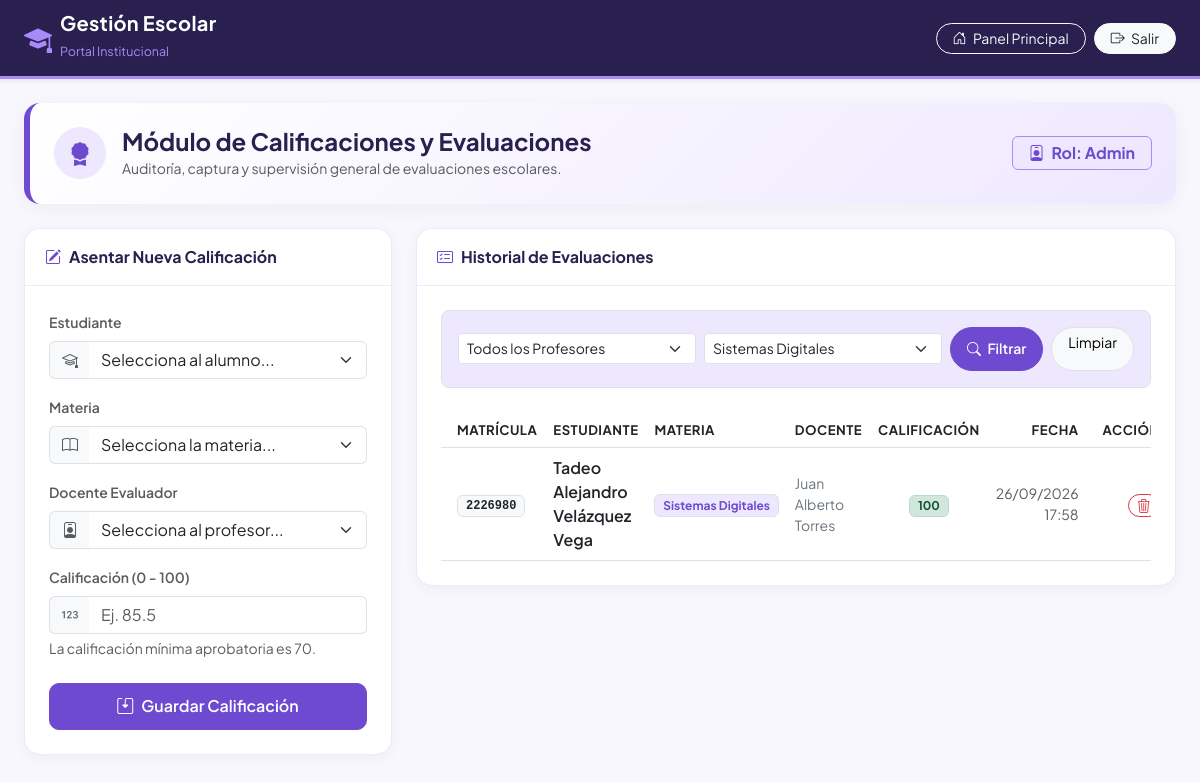
The app's page /calificaciones.php?filtro_materia=2 (signed in) with its own data.
### tables this page shows
CREATE TABLE `calificaciones` (
  `IdCalificacion` int NOT NULL AUTO_INCREMENT,
  `Matricula` int DEFAULT NULL,
  `IdMateria` int DEFAULT NULL,
  `IdProfesor` int DEFAULT NULL,
  `Calificacion` decimal(5,2) NOT NULL,
  `FechaRegistro` datetime DEFAULT CURRENT_TIMESTAMP,
  PRIMARY KEY (`IdCalificacion`),
  KEY `Matricula` (`Matricula`),
  KEY `IdMateria` (`IdMateria`),
  KEY `IdProfesor` (`IdProfesor`),
  CONSTRAINT `calificaciones_ibfk_1` FOREIGN KEY (`Matricula`) REFERENCES `alumnos` (`Matricula`),
  CONSTRAINT `calificaciones_ibfk_2` FOREIGN KEY (`IdMateria`) REFERENCES `materias` (`IdMateria`),
  CONSTRAINT `calificaciones_ibfk_3` FOREIGN KEY (`IdProfesor`) REFERENCES `profesores` (`IdProfesor`)
);

CREATE TABLE `alumnos` (
  `Matricula` int NOT NULL,
  `Nombre` varchar(100) NOT NULL,
  `Apellidos` varchar(100) NOT NULL,
  `IdUsuario` int DEFAULT NULL,
  PRIMARY KEY (`Matricula`),
  KEY `IdUsuario` (`IdUsuario`),
  CONSTRAINT `alumnos_ibfk_1` FOREIGN KEY (`IdUsuario`) REFERENCES `usuarios` (`IdUsuario`)
);

CREATE TABLE `materias` (
  `IdMateria` int NOT NULL AUTO_INCREMENT,
  `NombreMateria` varchar(100) NOT NULL,
  `Creditos` int NOT NULL,
  PRIMARY KEY (`IdMateria`)
);

CREATE TABLE `profesores` (
  `IdProfesor` int NOT NULL AUTO_INCREMENT,
  `NumeroEmpleado` int NOT NULL,
  `Nombre` varchar(100) NOT NULL,
  `Apellidos` varchar(100) NOT NULL,
  `IdUsuario` int DEFAULT NULL,
  PRIMARY KEY (`IdProfesor`),
  UNIQUE KEY `NumeroEmpleado` (`NumeroEmpleado`),
  KEY `IdUsuario` (`IdUsuario`),
  CONSTRAINT `profesores_ibfk_1` FOREIGN KEY (`IdUsuario`) REFERENCES `usuarios` (`IdUsuario`)
);

### calificaciones.php (the view, shortened to what the rows shown need)
<?php
include("conexion.php");
$filtro_materia = (isset($_GET['filtro_materia']) && $_GET['filtro_materia'] !== '') ? intval($_GET['filtro_materia']) : null;
$filtro_profesor = (isset($_GET['filtro_profesor']) && $_GET['filtro_profesor'] !== '') ? intval($_GET['filtro_profesor']) : null;
$tipos = "";
$params = [];
if ($_SESSION['rol'] == 'Alumno' || $_SESSION['rol'] == 'Estudiante') {
    $correo_actual = $_SESSION['correo'];
    $sql_base = "SELECT c.IdCalificacion, a.Matricula, a.Nombre AS NombreAlumno, a.Apellidos AS ApellidosAlumno,
                        m.NombreMateria, p.Nombre AS NombreProfesor, p.Apellidos AS ApellidosProfesor,
                        c.Calificacion, c.FechaRegistro
                 FROM Calificaciones c
                 JOIN Alumnos a ON c.Matricula = a.Matricula
                 JOIN Materias m ON c.IdMateria = m.IdMateria
                 JOIN Profesores p ON c.IdProfesor = p.IdProfesor
                 JOIN Usuarios u ON a.IdUsuario = u.IdUsuario
                 WHERE u.Correo = ?";
    $tipos .= "s";
    $params[] = $correo_actual;
    if ($filtro_materia !== null) {
        $sql_base .= " AND c.IdMateria = ?";
        $tipos .= "i";
        $params[] = $filtro_materia;
    }
    if ($filtro_profesor !== null) {
        $sql_base .= " AND c.IdProfesor = ?";
        $tipos .= "i";
        $params[] = $filtro_profesor;
    }
} else {
    $sql_base = "SELECT c.IdCalificacion, a.Matricula, a.Nombre AS NombreAlumno, a.Apellidos AS ApellidosAlumno,
                        m.NombreMateria, p.Nombre AS NombreProfesor, p.Apellidos AS ApellidosProfesor,
                        c.Calificacion, c.FechaRegistro
                 FROM Calificaciones c
                 JOIN Alumnos a ON c.Matricula = a.Matricula
                 JOIN Materias m ON c.IdMateria = m.IdMateria
                 JOIN Profesores p ON c.IdProfesor = p.IdProfesor
                 WHERE 1=1";
    if ($filtro_materia !== null) {
        $sql_base .= " AND c.IdMateria = ?";
        $tipos .= "i";
        $params[] = $filtro_materia;
    }
}
$sql_base .= " ORDER BY c.FechaRegistro DESC";
$stmt_cal_hist = $conexion->prepare($sql_base);
if ($stmt_cal_hist) {
    if (!empty($params)) {
        $stmt_cal_hist->bind_param($tipos, ...$params);
    }
    $stmt_cal_hist->execute();
    $resultado_calificaciones = $stmt_cal_hist->get_result();
} else {
    $resultado_calificaciones = false;
}
?>
<!DOCTYPE html>
<html lang="es">
<head>
    <link href="https://cdn.jsdelivr.net/npm/bootstrap@5.3.0/dist/css/bootstrap.min.css" rel="stylesheet">
    <link rel="stylesheet" href="https://cdn.jsdelivr.net/npm/bootstrap-icons@1.11.3/font/bootstrap-icons.min.css">
</head>
<body>
    <div class="container-fluid px-4 py-4">
        <div class="hero-banner p-4 mb-4">
            <div class="d-flex flex-wrap align-items-center justify-content-between gap-3">
                <div class="d-flex align-items-center gap-3">
                    <div>
                        <h2 class="h4 fw-bold mb-0" style="color: var(--app-dark);">Módulo de Calificaciones y Evaluaciones</h2>
                    </div>
                </div>
            </div>
        </div>
        <div class="row g-4">
            <div class="<?php echo ($_SESSION['rol'] == 'Admin' || $_SESSION['rol'] == 'Profesor') ? 'col-lg-8' : 'col-lg-12'; ?>">
                <div class="card card-custom">
                    <div class="card-body p-4">
                        <div class="table-responsive">
                            <table class="table table-hover align-middle mb-0 table-custom">
                                <thead>
                                    <tr>
                                        <th class="ps-3">Matrícula</th>
                                        <th>Estudiante</th>
                                        <th>Materia</th>
                                        <th>Docente</th>
                                        <th class="text-center">Calificación</th>
                                        <th class="pe-3 text-end">Fecha</th>
                                        <?php if($_SESSION['rol'] == 'Admin' || $_SESSION['rol'] == 'Profesor') { ?>
                                            <th class="pe-3 text-end">Acción</th>
                                        <?php } ?>
                                    </tr>
                                </thead>
                                <tbody>
                                    <?php if ($resultado_calificaciones && $resultado_calificaciones->num_rows > 0) {
                                        while($row = $resultado_calificaciones->fetch_assoc()) { ?>
                                            <tr>
                                                <td class="ps-3">
                                                    <span class="badge bg-light text-dark border font-monospace px-2 py-1">
                                                        <?php echo htmlspecialchars($row['Matricula']); ?>
                                                    </span>
                                                </td>
                                                <td class="fw-semibold text-dark">
                                                    <?php echo htmlspecialchars($row['NombreAlumno'] . " " . $row['ApellidosAlumno']); ?>
                                                </td>
                                                <td>
                                                    <span class="badge border" style="background-color: var(--app-light); color: var(--app-primary);">
                                                        <?php echo htmlspecialchars($row['NombreMateria']); ?>
                                                    </span>
                                                </td>
                                                <td class="text-secondary small">
                                                    <?php echo htmlspecialchars($row['NombreProfesor'] . " " . $row['ApellidosProfesor']); ?>
                                                </td>
                                                <td class="text-center">
                                                    <?php
                                                        $n = floatval($row['Calificacion']);
                                                        $cls_n = ($n >= 70) ? 'badge-nota-aprobada' : 'badge-nota-reprobada';
                                                    ?>
                                                    <span class="badge <?php echo $cls_n; ?> px-2 py-1 fw-bold">
                                                        <?php echo $n; ?>
                                                    </span>
                                                </td>
                                                <td class="pe-3 text-end small text-muted">
                                                    <?php echo date("d/m/Y H:i", strtotime($row['FechaRegistro'])); ?>
                                                </td>
                                                <?php if($_SESSION['rol'] == 'Admin' || $_SESSION['rol'] == 'Profesor') { ?>
                                                    <td class="pe-3 text-end">
                                                        <a href="calificaciones.php?eliminar_calificacion=<?php echo $row['IdCalificacion']; ?>"
                                                           class="btn btn-outline-danger btn-sm rounded-pill px-2 py-0"
                                                           onclick="return confirm('¿Confirmas que deseas eliminar esta calificación?');"
                                                           title="Eliminar calificación">
                                                            <i class="bi bi-trash3"></i>
                                                        </a>
                                                    </td>
                                                <?php } ?>
                                            </tr>
                                        <?php }
                                    } ?>
                                </tbody>
                            </table>
                        </div>
                    </div>
                </div>
            </div>
        </div>
    </div>
</body>
</html>

### records on screen
calificaciones: Matricula.Matricula "2226980", Matricula.Apellidos "Tadeo Alejandro Velázquez Vega", IdMateria.NombreMateria "Sistemas Digitales", IdProfesor.Apellidos "Juan Alberto Torres", Calificacion "100", FechaRegistro "26/09/2026 17:58"

### other values on screen
$_SESSION['rol'] "Admin"
form field filtro_materia "Sistemas Digitales"
